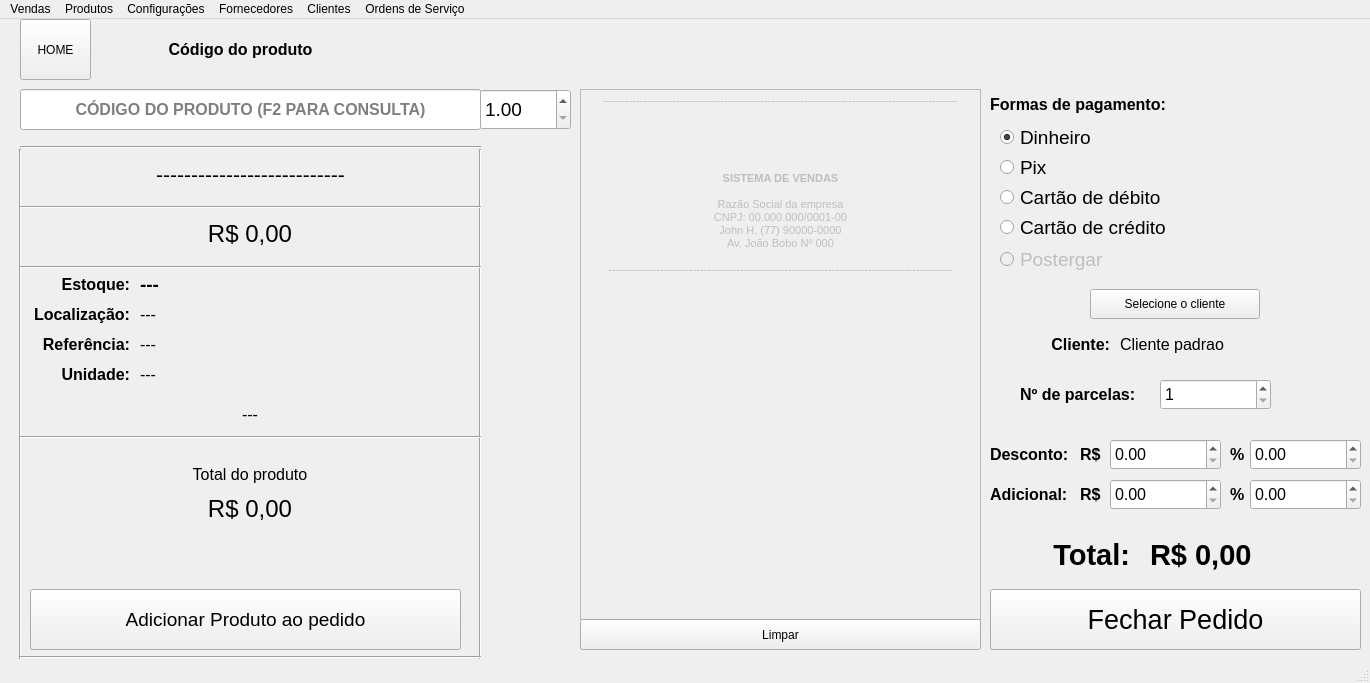
 <widget class="QMainWindow" name="MainWindow">
  <property name="geometry">
   <rect>
    <x>0</x>
    <y>0</y>
    <width>1370</width>
    <height>683</height>
   </rect>
  </property>
  <property name="windowTitle">
   <string>MainWindow</string>
  </property>
  <property name="layoutDirection">
   <enum>Qt::LeftToRight</enum>
  </property>
  <property name="documentMode">
   <bool>false</bool>
  </property>
  <widget class="QWidget" name="centralwidget">
   <widget class="QLineEdit" name="vendas_input_produto">
    <property name="geometry">
     <rect>
      <x>20</x>
      <y>70</y>
      <width>461</width>
      <height>41</height>
     </rect>
    </property>
    <property name="font">
     <font>
      <pointsize>12</pointsize>
      <weight>75</weight>
      <bold>true</bold>
     </font>
    </property>
    <property name="inputMask">
     <string/>
    </property>
    <property name="alignment">
     <set>Qt::AlignCenter</set>
    </property>
    <property name="placeholderText">
     <string>CÓDIGO DO PRODUTO (F2 PARA CONSULTA)</string>
    </property>
   </widget>
   <widget class="QTextEdit" name="vendas_cupom">
    <property name="enabled">
     <bool>false</bool>
    </property>
    <property name="geometry">
     <rect>
      <x>580</x>
      <y>70</y>
      <width>401</width>
      <height>531</height>
     </rect>
    </property>
    <property name="documentTitle">
     <string/>
    </property>
    <property name="readOnly">
     <bool>true</bool>
    </property>
    <property name="html">
     <string>&lt;!DOCTYPE HTML PUBLIC &quot;-//W3C//DTD HTML 4.0//EN&quot; &quot;http://www.w3.org/TR/REC-html40/strict.dtd&quot;&gt;
&lt;html&gt;&lt;head&gt;&lt;meta name=&quot;qrichtext&quot; content=&quot;1&quot; /&gt;&lt;style type=&quot;text/css&quot;&gt;
p, li { white-space: pre-wrap; }
&lt;/style&gt;&lt;/head&gt;&lt;body style=&quot; font-family:'MS Shell Dlg 2'; font-size:8.25pt; font-weight:400; font-style:normal;&quot;&gt;
&lt;p align=&quot;center&quot; style=&quot; margin-top:0px; margin-bottom:0px; margin-left:0px; margin-right:0px; -qt-block-indent:0; text-indent:0px;&quot;&gt;&lt;span style=&quot; font-size:8pt;&quot;&gt;-------------------------------------------------------------------------------------------------&lt;/span&gt;&lt;/p&gt;
&lt;p align=&quot;center&quot; style=&quot;-qt-paragraph-type:empty; margin-top:0px; margin-bottom:0px; margin-left:0px; margin-right:0px; -qt-block-indent:0; text-indent:0px;&quot;&gt;&lt;br /&gt;&lt;/p&gt;
&lt;p align=&quot;center&quot; style=&quot;-qt-paragraph-type:empty; margin-top:0px; margin-bottom:0px; margin-left:0px; margin-right:0px; -qt-block-indent:0; text-indent:0px;&quot;&gt;&lt;br /&gt;&lt;/p&gt;
&lt;p align=&quot;center&quot; style=&quot;-qt-paragraph-type:empty; margin-top:0px; margin-bottom:0px; margin-left:0px; margin-right:0px; -qt-block-indent:0; text-indent:0px;&quot;&gt;&lt;br /&gt;&lt;/p&gt;
&lt;p align=&quot;center&quot; style=&quot;-qt-paragraph-type:empty; margin-top:0px; margin-bottom:0px; margin-left:0px; margin-right:0px; -qt-block-indent:0; text-indent:0px;&quot;&gt;&lt;br /&gt;&lt;/p&gt;
&lt;p align=&quot;center&quot; style=&quot;-qt-paragraph-type:empty; margin-top:0px; margin-bottom:0px; margin-left:0px; margin-right:0px; -qt-block-indent:0; text-indent:0px; font-size:8pt;&quot;&gt;&lt;br /&gt;&lt;/p&gt;
&lt;p align=&quot;center&quot; style=&quot; margin-top:0px; margin-bottom:0px; margin-left:0px; margin-right:0px; -qt-block-indent:0; text-indent:0px;&quot;&gt;&lt;span style=&quot; font-size:8pt; font-weight:600;&quot;&gt;SISTEMA DE VENDAS&lt;/span&gt;&lt;/p&gt;
&lt;p align=&quot;center&quot; style=&quot;-qt-paragraph-type:empty; margin-top:0px; margin-bottom:0px; margin-left:0px; margin-right:0px; -qt-block-indent:0; text-indent:0px; font-size:8pt;&quot;&gt;&lt;br /&gt;&lt;/p&gt;
&lt;p align=&quot;center&quot; style=&quot; margin-top:0px; margin-bottom:0px; margin-left:0px; margin-right:0px; -qt-block-indent:0; text-indent:0px;&quot;&gt;&lt;span style=&quot; font-size:8pt;&quot;&gt;Razão Social da empresa&lt;/span&gt;&lt;/p&gt;
&lt;p align=&quot;center&quot; style=&quot; margin-top:0px; margin-bottom:0px; margin-left:0px; margin-right:0px; -qt-block-indent:0; text-indent:0px;&quot;&gt;&lt;span style=&quot; font-size:8pt;&quot;&gt;CNPJ: 00.000.000/0001-00&lt;/span&gt;&lt;/p&gt;
&lt;p align=&quot;center&quot; style=&quot; margin-top:0px; margin-bottom:0px; margin-left:0px; margin-right:0px; -qt-block-indent:0; text-indent:0px;&quot;&gt;&lt;span style=&quot; font-size:8pt;&quot;&gt;John H. (77) 90000-0000&lt;/span&gt;&lt;/p&gt;
&lt;p align=&quot;center&quot; style=&quot; margin-top:0px; margin-bottom:0px; margin-left:0px; margin-right:0px; -qt-block-indent:0; text-indent:0px;&quot;&gt;&lt;span style=&quot; font-size:8pt;&quot;&gt;Av. João Bobo Nº 000&lt;/span&gt;&lt;/p&gt;
&lt;p align=&quot;center&quot; style=&quot;-qt-paragraph-type:empty; margin-top:0px; margin-bottom:0px; margin-left:0px; margin-right:0px; -qt-block-indent:0; text-indent:0px; font-size:8pt;&quot;&gt;&lt;br /&gt;&lt;/p&gt;
&lt;p align=&quot;center&quot; style=&quot; margin-top:0px; margin-bottom:0px; margin-left:0px; margin-right:0px; -qt-block-indent:0; text-indent:0px;&quot;&gt;&lt;span style=&quot; font-size:8pt;&quot;&gt;----------------------------------------------------------------------------------------------&lt;/span&gt;&lt;/p&gt;&lt;/body&gt;&lt;/html&gt;</string>
    </property>
   </widget>
   <widget class="QDoubleSpinBox" name="vendas_quantidade_produto">
    <property name="geometry">
     <rect>
      <x>480</x>
      <y>70</y>
      <width>91</width>
      <height>41</height>
     </rect>
    </property>
    <property name="font">
     <font>
      <pointsize>14</pointsize>
     </font>
    </property>
    <property name="decimals">
     <number>2</number>
    </property>
    <property name="minimum">
     <double>1.000000000000000</double>
    </property>
    <property name="maximum">
     <double>9999999.990000000223517</double>
    </property>
   </widget>
   <widget class="QLabel" name="vendas_nome_produto">
    <property name="geometry">
     <rect>
      <x>20</x>
      <y>130</y>
      <width>461</width>
      <height>50</height>
     </rect>
    </property>
    <property name="font">
     <font>
      <pointsize>16</pointsize>
      <weight>50</weight>
      <bold>false</bold>
     </font>
    </property>
    <property name="text">
     <string>---------------------------</string>
    </property>
    <property name="alignment">
     <set>Qt::AlignCenter</set>
    </property>
   </widget>
   <widget class="QLabel" name="vendas_estoque">
    <property name="geometry">
     <rect>
      <x>30</x>
      <y>250</y>
      <width>100</width>
      <height>31</height>
     </rect>
    </property>
    <property name="font">
     <font>
      <pointsize>12</pointsize>
      <weight>75</weight>
      <bold>true</bold>
     </font>
    </property>
    <property name="text">
     <string>Estoque:</string>
    </property>
    <property name="alignment">
     <set>Qt::AlignRight|Qt::AlignTrailing|Qt::AlignVCenter</set>
    </property>
   </widget>
   <widget class="Line" name="line">
    <property name="geometry">
     <rect>
      <x>10</x>
      <y>130</y>
      <width>20</width>
      <height>510</height>
     </rect>
    </property>
    <property name="orientation">
     <enum>Qt::Vertical</enum>
    </property>
   </widget>
   <widget class="Line" name="line_2">
    <property name="geometry">
     <rect>
      <x>470</x>
      <y>130</y>
      <width>20</width>
      <height>510</height>
     </rect>
    </property>
    <property name="orientation">
     <enum>Qt::Vertical</enum>
    </property>
   </widget>
   <widget class="QLabel" name="vendas_label_localizacao">
    <property name="geometry">
     <rect>
      <x>30</x>
      <y>280</y>
      <width>100</width>
      <height>31</height>
     </rect>
    </property>
    <property name="font">
     <font>
      <pointsize>12</pointsize>
      <weight>75</weight>
      <bold>true</bold>
     </font>
    </property>
    <property name="text">
     <string>Localização:</string>
    </property>
    <property name="alignment">
     <set>Qt::AlignRight|Qt::AlignTrailing|Qt::AlignVCenter</set>
    </property>
   </widget>
   <widget class="QLabel" name="vendas_valor_produto">
    <property name="geometry">
     <rect>
      <x>20</x>
      <y>190</y>
      <width>460</width>
      <height>50</height>
     </rect>
    </property>
    <property name="font">
     <font>
      <pointsize>18</pointsize>
      <weight>50</weight>
      <bold>false</bold>
     </font>
    </property>
    <property name="text">
     <string>R$ 0,00</string>
    </property>
    <property name="alignment">
     <set>Qt::AlignCenter</set>
    </property>
   </widget>
   <widget class="QLabel" name="vendas_total_produto">
    <property name="geometry">
     <rect>
      <x>20</x>
      <y>470</y>
      <width>460</width>
      <height>40</height>
     </rect>
    </property>
    <property name="font">
     <font>
      <pointsize>18</pointsize>
      <weight>50</weight>
      <bold>false</bold>
     </font>
    </property>
    <property name="text">
     <string>R$ 0,00</string>
    </property>
    <property name="alignment">
     <set>Qt::AlignCenter</set>
    </property>
   </widget>
   <widget class="QLabel" name="vendas_label_referencia">
    <property name="geometry">
     <rect>
      <x>30</x>
      <y>310</y>
      <width>100</width>
      <height>31</height>
     </rect>
    </property>
    <property name="font">
     <font>
      <pointsize>12</pointsize>
      <weight>75</weight>
      <bold>true</bold>
     </font>
    </property>
    <property name="text">
     <string>Referência:</string>
    </property>
    <property name="alignment">
     <set>Qt::AlignRight|Qt::AlignTrailing|Qt::AlignVCenter</set>
    </property>
   </widget>
   <widget class="QLabel" name="vendas_total_pedido">
    <property name="geometry">
     <rect>
      <x>1150</x>
      <y>520</y>
      <width>211</width>
      <height>31</height>
     </rect>
    </property>
    <property name="font">
     <font>
      <pointsize>22</pointsize>
      <weight>75</weight>
      <bold>true</bold>
     </font>
    </property>
    <property name="text">
     <string>R$ 0,00</string>
    </property>
    <property name="alignment">
     <set>Qt::AlignLeading|Qt::AlignLeft|Qt::AlignVCenter</set>
    </property>
   </widget>
   <widget class="QLabel" name="vendas_label_total">
    <property name="geometry">
     <rect>
      <x>989</x>
      <y>520</y>
      <width>141</width>
      <height>31</height>
     </rect>
    </property>
    <property name="font">
     <font>
      <pointsize>22</pointsize>
      <weight>75</weight>
      <bold>true</bold>
     </font>
    </property>
    <property name="text">
     <string>Total:</string>
    </property>
    <property name="alignment">
     <set>Qt::AlignRight|Qt::AlignTrailing|Qt::AlignVCenter</set>
    </property>
   </widget>
   <widget class="QLabel" name="vendas_qtd_estoque">
    <property name="geometry">
     <rect>
      <x>140</x>
      <y>250</y>
      <width>71</width>
      <height>31</height>
     </rect>
    </property>
    <property name="font">
     <font>
      <pointsize>14</pointsize>
      <weight>75</weight>
      <bold>true</bold>
     </font>
    </property>
    <property name="text">
     <string>---</string>
    </property>
   </widget>
   <widget class="QLabel" name="vendas_localizacao_prod">
    <property name="geometry">
     <rect>
      <x>140</x>
      <y>280</y>
      <width>71</width>
      <height>31</height>
     </rect>
    </property>
    <property name="font">
     <font>
      <pointsize>12</pointsize>
      <weight>50</weight>
      <bold>false</bold>
     </font>
    </property>
    <property name="text">
     <string>---</string>
    </property>
   </widget>
   <widget class="QPushButton" name="vendas_adicionar_produto">
    <property name="geometry">
     <rect>
      <x>30</x>
      <y>570</y>
      <width>431</width>
      <height>61</height>
     </rect>
    </property>
    <property name="font">
     <font>
      <pointsize>14</pointsize>
      <weight>50</weight>
      <bold>false</bold>
     </font>
    </property>
    <property name="text">
     <string>Adicionar Produto ao pedido</string>
    </property>
   </widget>
   <widget class="QPushButton" name="vendas_fechar_pedido">
    <property name="geometry">
     <rect>
      <x>990</x>
      <y>570</y>
      <width>371</width>
      <height>61</height>
     </rect>
    </property>
    <property name="font">
     <font>
      <pointsize>20</pointsize>
     </font>
    </property>
    <property name="text">
     <string>Fechar Pedido</string>
    </property>
   </widget>
   <widget class="Line" name="line_3">
    <property name="geometry">
     <rect>
      <x>20</x>
      <y>180</y>
      <width>461</width>
      <height>16</height>
     </rect>
    </property>
    <property name="orientation">
     <enum>Qt::Horizontal</enum>
    </property>
   </widget>
   <widget class="Line" name="line_4">
    <property name="geometry">
     <rect>
      <x>20</x>
      <y>120</y>
      <width>461</width>
      <height>16</height>
     </rect>
    </property>
    <property name="orientation">
     <enum>Qt::Horizontal</enum>
    </property>
   </widget>
   <widget class="Line" name="line_5">
    <property name="geometry">
     <rect>
      <x>20</x>
      <y>240</y>
      <width>461</width>
      <height>16</height>
     </rect>
    </property>
    <property name="orientation">
     <enum>Qt::Horizontal</enum>
    </property>
   </widget>
   <widget class="Line" name="line_6">
    <property name="geometry">
     <rect>
      <x>20</x>
      <y>410</y>
      <width>461</width>
      <height>16</height>
     </rect>
    </property>
    <property name="orientation">
     <enum>Qt::Horizontal</enum>
    </property>
   </widget>
   <widget class="QLabel" name="vendas_label_desconto">
    <property name="geometry">
     <rect>
      <x>990</x>
      <y>420</y>
      <width>81</width>
      <height>31</height>
     </rect>
    </property>
    <property name="font">
     <font>
      <pointsize>12</pointsize>
      <weight>75</weight>
      <bold>true</bold>
     </font>
    </property>
    <property name="text">
     <string>Desconto:</string>
    </property>
    <property name="alignment">
     <set>Qt::AlignLeading|Qt::AlignLeft|Qt::AlignVCenter</set>
    </property>
   </widget>
   <widget class="QLabel" name="vendas_label_adicional">
    <property name="geometry">
     <rect>
      <x>990</x>
      <y>460</y>
      <width>81</width>
      <height>31</height>
     </rect>
    </property>
    <property name="font">
     <font>
      <pointsize>12</pointsize>
      <weight>75</weight>
      <bold>true</bold>
     </font>
    </property>
    <property name="text">
     <string>Adicional:</string>
    </property>
    <property name="alignment">
     <set>Qt::AlignLeading|Qt::AlignLeft|Qt::AlignVCenter</set>
    </property>
   </widget>
   <widget class="QDoubleSpinBox" name="vendas_valor_desconto">
    <property name="geometry">
     <rect>
      <x>1110</x>
      <y>420</y>
      <width>111</width>
      <height>31</height>
     </rect>
    </property>
    <property name="font">
     <font>
      <pointsize>12</pointsize>
     </font>
    </property>
    <property name="maximum">
     <double>9999999.990000000223517</double>
    </property>
   </widget>
   <widget class="QDoubleSpinBox" name="vendas_valor_adicional">
    <property name="geometry">
     <rect>
      <x>1110</x>
      <y>460</y>
      <width>111</width>
      <height>31</height>
     </rect>
    </property>
    <property name="font">
     <font>
      <pointsize>12</pointsize>
     </font>
    </property>
    <property name="maximum">
     <double>9999999.990000000223517</double>
    </property>
   </widget>
   <widget class="QLabel" name="vendas_label_total_produto">
    <property name="geometry">
     <rect>
      <x>30</x>
      <y>430</y>
      <width>440</width>
      <height>51</height>
     </rect>
    </property>
    <property name="font">
     <font>
      <pointsize>12</pointsize>
      <weight>50</weight>
      <bold>false</bold>
     </font>
    </property>
    <property name="text">
     <string>Total do produto</string>
    </property>
    <property name="alignment">
     <set>Qt::AlignCenter</set>
    </property>
   </widget>
   <widget class="QLabel" name="vendas_label_codigo_produto">
    <property name="geometry">
     <rect>
      <x>80</x>
      <y>0</y>
      <width>321</width>
      <height>60</height>
     </rect>
    </property>
    <property name="font">
     <font>
      <pointsize>12</pointsize>
      <weight>75</weight>
      <bold>true</bold>
     </font>
    </property>
    <property name="text">
     <string>Código do produto</string>
    </property>
    <property name="alignment">
     <set>Qt::AlignCenter</set>
    </property>
   </widget>
   <widget class="QPushButton" name="botao_home">
    <property name="geometry">
     <rect>
      <x>20</x>
      <y>0</y>
      <width>71</width>
      <height>61</height>
     </rect>
    </property>
    <property name="text">
     <string>HOME</string>
    </property>
   </widget>
   <widget class="Line" name="line_7">
    <property name="geometry">
     <rect>
      <x>20</x>
      <y>630</y>
      <width>461</width>
      <height>16</height>
     </rect>
    </property>
    <property name="orientation">
     <enum>Qt::Horizontal</enum>
    </property>
   </widget>
   <widget class="QLabel" name="vendas_label_formas_pgto">
    <property name="geometry">
     <rect>
      <x>990</x>
      <y>70</y>
      <width>231</width>
      <height>31</height>
     </rect>
    </property>
    <property name="font">
     <font>
      <pointsize>12</pointsize>
      <weight>75</weight>
      <bold>true</bold>
     </font>
    </property>
    <property name="text">
     <string>Formas de pagamento:</string>
    </property>
    <property name="alignment">
     <set>Qt::AlignLeading|Qt::AlignLeft|Qt::AlignVCenter</set>
    </property>
   </widget>
   <widget class="QRadioButton" name="vendas_pgto_pix">
    <property name="geometry">
     <rect>
      <x>1000</x>
      <y>140</y>
      <width>131</width>
      <height>17</height>
     </rect>
    </property>
    <property name="font">
     <font>
      <pointsize>14</pointsize>
     </font>
    </property>
    <property name="text">
     <string>Pix</string>
    </property>
    <property name="iconSize">
     <size>
      <width>20</width>
      <height>20</height>
     </size>
    </property>
   </widget>
   <widget class="QRadioButton" name="vendas_pgto_din">
    <property name="geometry">
     <rect>
      <x>1000</x>
      <y>110</y>
      <width>131</width>
      <height>17</height>
     </rect>
    </property>
    <property name="font">
     <font>
      <pointsize>14</pointsize>
     </font>
    </property>
    <property name="text">
     <string>Dinheiro</string>
    </property>
    <property name="iconSize">
     <size>
      <width>20</width>
      <height>20</height>
     </size>
    </property>
    <property name="checked">
     <bool>true</bool>
    </property>
   </widget>
   <widget class="QRadioButton" name="vendas_pgto_deb">
    <property name="geometry">
     <rect>
      <x>1000</x>
      <y>170</y>
      <width>161</width>
      <height>17</height>
     </rect>
    </property>
    <property name="font">
     <font>
      <pointsize>14</pointsize>
     </font>
    </property>
    <property name="text">
     <string>Cartão de débito</string>
    </property>
    <property name="iconSize">
     <size>
      <width>20</width>
      <height>20</height>
     </size>
    </property>
   </widget>
   <widget class="QRadioButton" name="vendas_pgto_cre">
    <property name="geometry">
     <rect>
      <x>1000</x>
      <y>200</y>
      <width>171</width>
      <height>17</height>
     </rect>
    </property>
    <property name="font">
     <font>
      <pointsize>14</pointsize>
     </font>
    </property>
    <property name="text">
     <string>Cartão de crédito</string>
    </property>
    <property name="iconSize">
     <size>
      <width>20</width>
      <height>20</height>
     </size>
    </property>
   </widget>
   <widget class="QRadioButton" name="vendas_pgto_pos">
    <property name="enabled">
     <bool>false</bool>
    </property>
    <property name="geometry">
     <rect>
      <x>1000</x>
      <y>230</y>
      <width>131</width>
      <height>21</height>
     </rect>
    </property>
    <property name="font">
     <font>
      <pointsize>14</pointsize>
     </font>
    </property>
    <property name="text">
     <string>Postergar</string>
    </property>
    <property name="iconSize">
     <size>
      <width>20</width>
      <height>20</height>
     </size>
    </property>
   </widget>
   <widget class="QDoubleSpinBox" name="vendas_porc_desconto">
    <property name="geometry">
     <rect>
      <x>1250</x>
      <y>420</y>
      <width>111</width>
      <height>31</height>
     </rect>
    </property>
    <property name="font">
     <font>
      <pointsize>12</pointsize>
     </font>
    </property>
    <property name="maximum">
     <double>100.000000000000000</double>
    </property>
   </widget>
   <widget class="QDoubleSpinBox" name="vendas_porc_adicional">
    <property name="geometry">
     <rect>
      <x>1250</x>
      <y>460</y>
      <width>111</width>
      <height>31</height>
     </rect>
    </property>
    <property name="font">
     <font>
      <pointsize>12</pointsize>
     </font>
    </property>
    <property name="maximum">
     <double>100.000000000000000</double>
    </property>
   </widget>
   <widget class="QLabel" name="vendas_label_desconto_2">
    <property name="geometry">
     <rect>
      <x>1080</x>
      <y>420</y>
      <width>31</width>
      <height>31</height>
     </rect>
    </property>
    <property name="font">
     <font>
      <pointsize>12</pointsize>
      <weight>75</weight>
      <bold>true</bold>
     </font>
    </property>
    <property name="text">
     <string>R$</string>
    </property>
    <property name="alignment">
     <set>Qt::AlignLeading|Qt::AlignLeft|Qt::AlignVCenter</set>
    </property>
   </widget>
   <widget class="QLabel" name="vendas_label_adicional_2">
    <property name="geometry">
     <rect>
      <x>1080</x>
      <y>460</y>
      <width>31</width>
      <height>31</height>
     </rect>
    </property>
    <property name="font">
     <font>
      <pointsize>12</pointsize>
      <weight>75</weight>
      <bold>true</bold>
     </font>
    </property>
    <property name="text">
     <string>R$</string>
    </property>
    <property name="alignment">
     <set>Qt::AlignLeading|Qt::AlignLeft|Qt::AlignVCenter</set>
    </property>
   </widget>
   <widget class="QLabel" name="vendas_label_desconto_3">
    <property name="geometry">
     <rect>
      <x>1230</x>
      <y>420</y>
      <width>31</width>
      <height>31</height>
     </rect>
    </property>
    <property name="font">
     <font>
      <pointsize>12</pointsize>
      <weight>75</weight>
      <bold>true</bold>
     </font>
    </property>
    <property name="text">
     <string>%</string>
    </property>
    <property name="alignment">
     <set>Qt::AlignLeading|Qt::AlignLeft|Qt::AlignVCenter</set>
    </property>
   </widget>
   <widget class="QLabel" name="vendas_label_adicional_3">
    <property name="geometry">
     <rect>
      <x>1230</x>
      <y>460</y>
      <width>31</width>
      <height>31</height>
     </rect>
    </property>
    <property name="font">
     <font>
      <pointsize>12</pointsize>
      <weight>75</weight>
      <bold>true</bold>
     </font>
    </property>
    <property name="text">
     <string>%</string>
    </property>
    <property name="alignment">
     <set>Qt::AlignLeading|Qt::AlignLeft|Qt::AlignVCenter</set>
    </property>
   </widget>
   <widget class="QLabel" name="vendas_referencia_prod">
    <property name="geometry">
     <rect>
      <x>140</x>
      <y>310</y>
      <width>281</width>
      <height>31</height>
     </rect>
    </property>
    <property name="font">
     <font>
      <pointsize>12</pointsize>
      <weight>50</weight>
      <bold>false</bold>
     </font>
    </property>
    <property name="text">
     <string>---</string>
    </property>
   </widget>
   <widget class="QLabel" name="vendas_observ_prod">
    <property name="geometry">
     <rect>
      <x>30</x>
      <y>380</y>
      <width>440</width>
      <height>30</height>
     </rect>
    </property>
    <property name="font">
     <font>
      <pointsize>12</pointsize>
      <weight>50</weight>
      <bold>false</bold>
     </font>
    </property>
    <property name="text">
     <string>---</string>
    </property>
    <property name="alignment">
     <set>Qt::AlignCenter</set>
    </property>
   </widget>
   <widget class="QLabel" name="vendas_label_unidade">
    <property name="geometry">
     <rect>
      <x>30</x>
      <y>340</y>
      <width>100</width>
      <height>31</height>
     </rect>
    </property>
    <property name="font">
     <font>
      <pointsize>12</pointsize>
      <weight>75</weight>
      <bold>true</bold>
     </font>
    </property>
    <property name="text">
     <string>Unidade:</string>
    </property>
    <property name="alignment">
     <set>Qt::AlignRight|Qt::AlignTrailing|Qt::AlignVCenter</set>
    </property>
   </widget>
   <widget class="QLabel" name="vendas_unidade_prod">
    <property name="geometry">
     <rect>
      <x>140</x>
      <y>340</y>
      <width>281</width>
      <height>31</height>
     </rect>
    </property>
    <property name="font">
     <font>
      <pointsize>12</pointsize>
      <weight>50</weight>
      <bold>false</bold>
     </font>
    </property>
    <property name="text">
     <string>---</string>
    </property>
   </widget>
   <widget class="QPushButton" name="vendas_limpar_pedido">
    <property name="geometry">
     <rect>
      <x>580</x>
      <y>600</y>
      <width>401</width>
      <height>31</height>
     </rect>
    </property>
    <property name="text">
     <string>Limpar</string>
    </property>
   </widget>
   <widget class="QPushButton" name="vendas_selecionar_cliente">
    <property name="geometry">
     <rect>
      <x>1090</x>
      <y>270</y>
      <width>170</width>
      <height>30</height>
     </rect>
    </property>
    <property name="text">
     <string>Selecione o cliente</string>
    </property>
   </widget>
   <widget class="QLabel" name="vendas_label_cliente">
    <property name="geometry">
     <rect>
      <x>1010</x>
      <y>310</y>
      <width>100</width>
      <height>31</height>
     </rect>
    </property>
    <property name="font">
     <font>
      <pointsize>12</pointsize>
      <weight>75</weight>
      <bold>true</bold>
     </font>
    </property>
    <property name="text">
     <string>Cliente:</string>
    </property>
    <property name="alignment">
     <set>Qt::AlignRight|Qt::AlignTrailing|Qt::AlignVCenter</set>
    </property>
   </widget>
   <widget class="QLabel" name="vendas_cliente">
    <property name="geometry">
     <rect>
      <x>1120</x>
      <y>310</y>
      <width>240</width>
      <height>30</height>
     </rect>
    </property>
    <property name="font">
     <font>
      <pointsize>12</pointsize>
      <weight>50</weight>
      <bold>false</bold>
     </font>
    </property>
    <property name="text">
     <string>Cliente padrao</string>
    </property>
    <property name="alignment">
     <set>Qt::AlignLeading|Qt::AlignLeft|Qt::AlignVCenter</set>
    </property>
   </widget>
   <widget class="QSpinBox" name="vendas_qtdade_parcelas">
    <property name="geometry">
     <rect>
      <x>1160</x>
      <y>360</y>
      <width>111</width>
      <height>31</height>
     </rect>
    </property>
    <property name="font">
     <font>
      <pointsize>12</pointsize>
     </font>
    </property>
    <property name="minimum">
     <number>1</number>
    </property>
    <property name="maximum">
     <number>12</number>
    </property>
   </widget>
   <widget class="QLabel" name="vendas_label_parcelas">
    <property name="enabled">
     <bool>true</bool>
    </property>
    <property name="geometry">
     <rect>
      <x>1020</x>
      <y>360</y>
      <width>131</width>
      <height>31</height>
     </rect>
    </property>
    <property name="font">
     <font>
      <pointsize>12</pointsize>
      <weight>75</weight>
      <bold>true</bold>
     </font>
    </property>
    <property name="autoFillBackground">
     <bool>false</bool>
    </property>
    <property name="text">
     <string>Nº de parcelas:</string>
    </property>
    <property name="alignment">
     <set>Qt::AlignLeading|Qt::AlignLeft|Qt::AlignVCenter</set>
    </property>
   </widget>
   <widget class="QLabel" name="label_pixmap">
    <property name="geometry">
     <rect>
      <x>750</x>
      <y>100</y>
      <width>60</width>
      <height>50</height>
     </rect>
    </property>
    <property name="text">
     <string/>
    </property>
   </widget>
  </widget>
  <widget class="QMenuBar" name="menubar">
   <property name="geometry">
    <rect>
     <x>0</x>
     <y>0</y>
     <width>1370</width>
     <height>21</height>
    </rect>
   </property>
   <widget class="QMenu" name="menu_vendas">
    <property name="title">
     <string>Vendas</string>
    </property>
    <addaction name="acao_realizar_venda"/>
    <addaction name="acao_consultar_vendas"/>
    <addaction name="acao_relatorio_vendas"/>
   </widget>
   <widget class="QMenu" name="menu_produtos">
    <property name="title">
     <string>Produtos</string>
    </property>
    <addaction name="acao_cadastrar_produtos"/>
    <addaction name="acao_estoque_produtos"/>
    <addaction name="acao_relatorio_produtos"/>
   </widget>
   <widget class="QMenu" name="menu_configuracoes">
    <property name="title">
     <string>Configurações</string>
    </property>
    <addaction name="acao_predefinicoes"/>
    <addaction name="acao_sobre"/>
   </widget>
   <widget class="QMenu" name="menuFornecedores">
    <property name="title">
     <string>Fornecedores</string>
    </property>
    <addaction name="acao_cadastro_forn"/>
    <addaction name="acao_consulta_forn"/>
    <addaction name="acao_relatorios_forn"/>
   </widget>
   <widget class="QMenu" name="menuClientes">
    <property name="title">
     <string>Clientes</string>
    </property>
    <addaction name="acao_cadastro_clientes"/>
    <addaction name="acao_consulta_clientes"/>
    <addaction name="acao_relatorios_clientes"/>
   </widget>
   <widget class="QMenu" name="menuOrdens_de_Servi_o">
    <property name="title">
     <string>Ordens de Serviço</string>
    </property>
    <addaction name="acao_nova_os"/>
    <addaction name="acao_consulta_os"/>
    <addaction name="acao_relatorios_os"/>
   </widget>
   <addaction name="menu_vendas"/>
   <addaction name="menu_produtos"/>
   <addaction name="menu_configuracoes"/>
   <addaction name="menuFornecedores"/>
   <addaction name="menuClientes"/>
   <addaction name="menuOrdens_de_Servi_o"/>
  </widget>
  <widget class="QStatusBar" name="statusbar"/>
  <action name="acao_realizar_venda">
   <property name="text">
    <string>Realizar Venda</string>
   </property>
  </action>
  <action name="acao_consultar_vendas">
   <property name="text">
    <string>Consultar Vendas</string>
   </property>
  </action>
  <action name="acao_relatorio_vendas">
   <property name="text">
    <string>Relatório de vendas</string>
   </property>
  </action>
  <action name="acao_cadastrar_produtos">
   <property name="text">
    <string>Cadastrar produtos</string>
   </property>
  </action>
  <action name="acao_estoque_produtos">
   <property name="text">
    <string>Estoque de produtos</string>
   </property>
  </action>
  <action name="acao_relatorio_produtos">
   <property name="text">
    <string>Relatório de produtos</string>
   </property>
  </action>
  <action name="acao_predefinicoes">
   <property name="text">
    <string>Predefinições</string>
   </property>
  </action>
  <action name="acao_sobre">
   <property name="text">
    <string>Sobre</string>
   </property>
  </action>
  <action name="acao_cadastro_forn">
   <property name="text">
    <string>Cadastro</string>
   </property>
  </action>
  <action name="acao_consulta_forn">
   <property name="text">
    <string>Consulta</string>
   </property>
  </action>
  <action name="acao_cadastro_clientes">
   <property name="text">
    <string>Cadastro</string>
   </property>
  </action>
  <action name="acao_consulta_clientes">
   <property name="text">
    <string>Consulta</string>
   </property>
  </action>
  <action name="acao_nova_os">
   <property name="text">
    <string>Nova O.S.</string>
   </property>
  </action>
  <action name="acao_consulta_os">
   <property name="text">
    <string>Consulta</string>
   </property>
  </action>
  <action name="acao_relatorios_os">
   <property name="text">
    <string>Relatório</string>
   </property>
  </action>
  <action name="acao_relatorios_clientes">
   <property name="text">
    <string>Relatórios</string>
   </property>
  </action>
  <action name="acao_relatorios_forn">
   <property name="text">
    <string>Relatorios</string>
   </property>
  </action>
 </widget>
